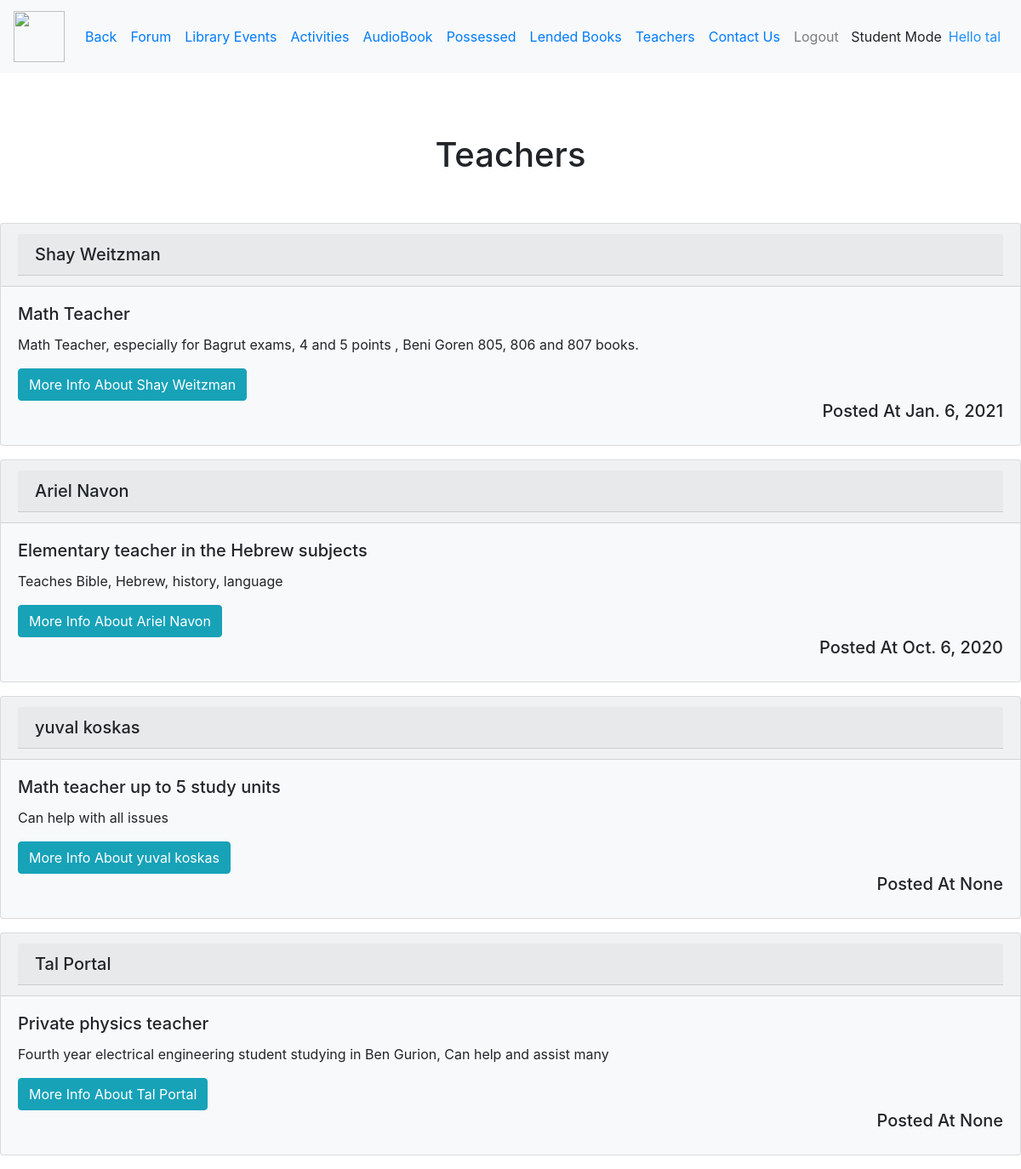
The app's page /Me/Student/Teachers/ (signed in) with its own data.
### teachers/models.py (models this page shows, shortened)
class Teacher(models.Model):
    title = models.CharField(max_length=150)
    description = models.TextField(max_length=500)
    HourRate = models.IntegerField(null=True, default='25')
    email= models.EmailField(null=True,default=None)
    About = models.TextField(max_length=500,null=True, default='None')
    Teacher_Name= models.CharField(max_length=40,null=True, default=None)
    Teacher_date = models.DateField(blank=True, null=True, default=None)
    METHOD_CHOICES = (
        ('Zoom', 'Zoom'), ('Frontal', 'Frontal'),
    )
    LessonMethod= models.CharField(default=True, max_length=100, choices=METHOD_CHOICES)

### teachers/views.py (the view)
# urls.py: path('Student/Teachers/', teachersviews.teachers, name="teachers"),
@login_required
def teachers(request):
    teachers1=Teacher.objects.all()
    teachers1 =teachers1.order_by('-Teacher_date')
    return render(request,'teachers/teachers.html',{'teachers':teachers1})

### book_catalog/templates/teachers/teachers.html
{% extends "mepage/student/stylestudent.html" %}
{% block content %}
    <br><br><br>
    <h1 align="center">Teachers</h1>
    <br><br>
    {% for teacher in teachers %}
        <div class="card bg-light mb-3" style="max-width: 100rem;">
  <div class="card-header">
<h5 class="card-header">{{ teacher.Teacher_Name }}</h5>
  </div>
  <div class="card-body">
    <h5 class="card-title">{{ teacher.title }}</h5>
    <p class="card-text">{{ teacher.description }}</p>
      <a href="{% url 'teachercard' teacher.id %}" class="btn btn-info"> More Info About {{ teacher.Teacher_Name }}</a>
  <h5 align="right">Posted At {{ teacher.Teacher_date }} </h5>
  </div>
</div>
    {% endfor %}
{% endblock %}

### book_catalog/templates/mepage/student/stylestudent.html (shortened to what this page needs)
<!doctype html>
<html lang="en">
  <head>
<link rel="stylesheet" href="https://cdn.jsdelivr.net/npm/bootstrap@4.5.3/dist/css/bootstrap.min.css">
  </head>
<nav class="navbar navbar-expand-lg navbar-light bg-light sticky-top">
    {% load static %}
<a class="navbar-brand" href="{% url "homepage" %}"><img src="{% static 'book_catalog/defult.png' %}" height="60" width="60" href="{% url "homepage" %}"></a>
  <div class="collapse navbar-collapse" id="navbarSupportedContent">
    <ul class="navbar-nav mr-auto">
      <li class="nav-item active">
        <a class="nav-link text-primary" href="{% url "homepage" %}">Back <span class="sr-only" href="{% url "homepage" %}">home</span></a>
      </li>
      <li class="nav-item"  href="{% url "mestudent" %}">
        <a class="nav-link text-primary text size-12" href="{% url "Forum" %}">Forum</a>
      </li>
      <li class="nav-item" href="{% url "mestudentevents" %}">
        <a class="nav-link text-primary" href="{% url 'mestudentevents' %}">Library Events</a>
      </li>
    <li class="nav-item" href="{% url "activity" %}">
        <a class="nav-link text-primary" href="{% url 'activity' %}">Activities</a>
      </li>
    <li class="nav-item" href="{% url "audobooks" %}">
        <a class="nav-link text-primary" href="{% url 'audobooks' %}">AudioBook</a>
      </li>
        {% if user.is_authenticated %}
            <li class="nav-item"  href="{% url "mestudentpossesses" %}">
        <a class="nav-link text-primary text size-12" href="{% url "mestudentpossesses" %}">Possessed</a>
      </li>
            <li class="nav-item" href="{% url "melendedbooks" %}">
        <a class="nav-link text-primary" href="{% url 'melendedbooks' %}">Lended Books</a>
      </li>
            <li class="nav-item" href="{% url "teachers" %}">
        <a class="nav-link text-primary" href="{% url 'teachers' %}">Teachers</a>
      </li>
            <li class="nav-item" href="{% url "contact" %}">
        <a class="nav-link text-primary" href="{% url 'contact' %}">Contact Us</a>
      </li>
            <li class="nav-item"  href="{% url "logoutuser" %}">
        <a href="#" onclick="$('#signOutBtn').click()" class="nav-link">Logout</a>
      </li>
        {% endif %}
     </ul>
  <form class="form-inline">
     {% if user.student %}
          <h7 style="text-align:center">Student Mode </h7> &ensp;
      {% elif user.adult %}
      <h7 style="text-align:center">Adult Mode </h7> &ensp;
      {% elif user.superuser %}
      <h7 style="text-align:center">Admin Mode </h7> &ensp;
{% endif %}
      </form>
  <form class="form-inline">
      {% if user.is_authenticated %}
          <h7 style="color: dodgerblue">Hello {{ user.username }} </h7> &ensp;
{% endif %}
  </form>
  </div>
</nav>
{%  block content %}{% endblock %}
</html>

### records on screen
Teacher: Teacher_Name "Shay Weitzman", title "Math Teacher", description "Math Teacher, especially for Bagrut exams, 4 and 5 points , Beni Goren 805, 806 and 807 books.", Teacher_date "Jan. 6, 2021"
Teacher: Teacher_Name "Ariel Navon", title "Elementary teacher in the Hebrew subjects", description "Teaches Bible, Hebrew, history, language", Teacher_date "Oct. 6, 2020"
Teacher: Teacher_Name "yuval koskas", title "Math teacher up to 5 study units", description "Can help with all issues", Teacher_date "None"
Teacher: Teacher_Name "Tal Portal", title "Private physics teacher", description "Fourth year electrical engineering student studying in Ben Gurion, Can help and assist many", Teacher_date "None"

### other values on screen
{{ user.username }} "tal"
